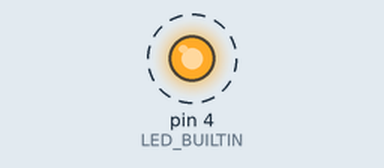
This sketch was run on a simulated Arduino Uno, built with avr-gcc and run on an emulated ATmega328P. Shown: output pins drawn as LEDs (lit = HIGH). Dashed ring = blinking.

Above: at 0.5 s.
Timing chart, 0 to 4.6 s (numbered marks = the images above):
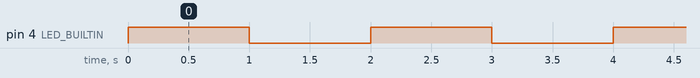

Measured:
- by itself, pin 4 (LED_BUILTIN): alternates HIGH for 1.0 s and LOW for 1.0 s

The sketch:

test00.ino
```cpp
//
// test00.ino
//

// Last update: Thu Oct  5 16:50:55 JST 2023

#undef LED_BUILTIN
#define LED_BUILTIN 4

void setup() {
  pinMode(LED_BUILTIN, OUTPUT);
}

void loop() {
  digitalWrite(LED_BUILTIN, HIGH);
  delay(1000);
  digitalWrite(LED_BUILTIN, LOW);
  delay(1000);
}
```
